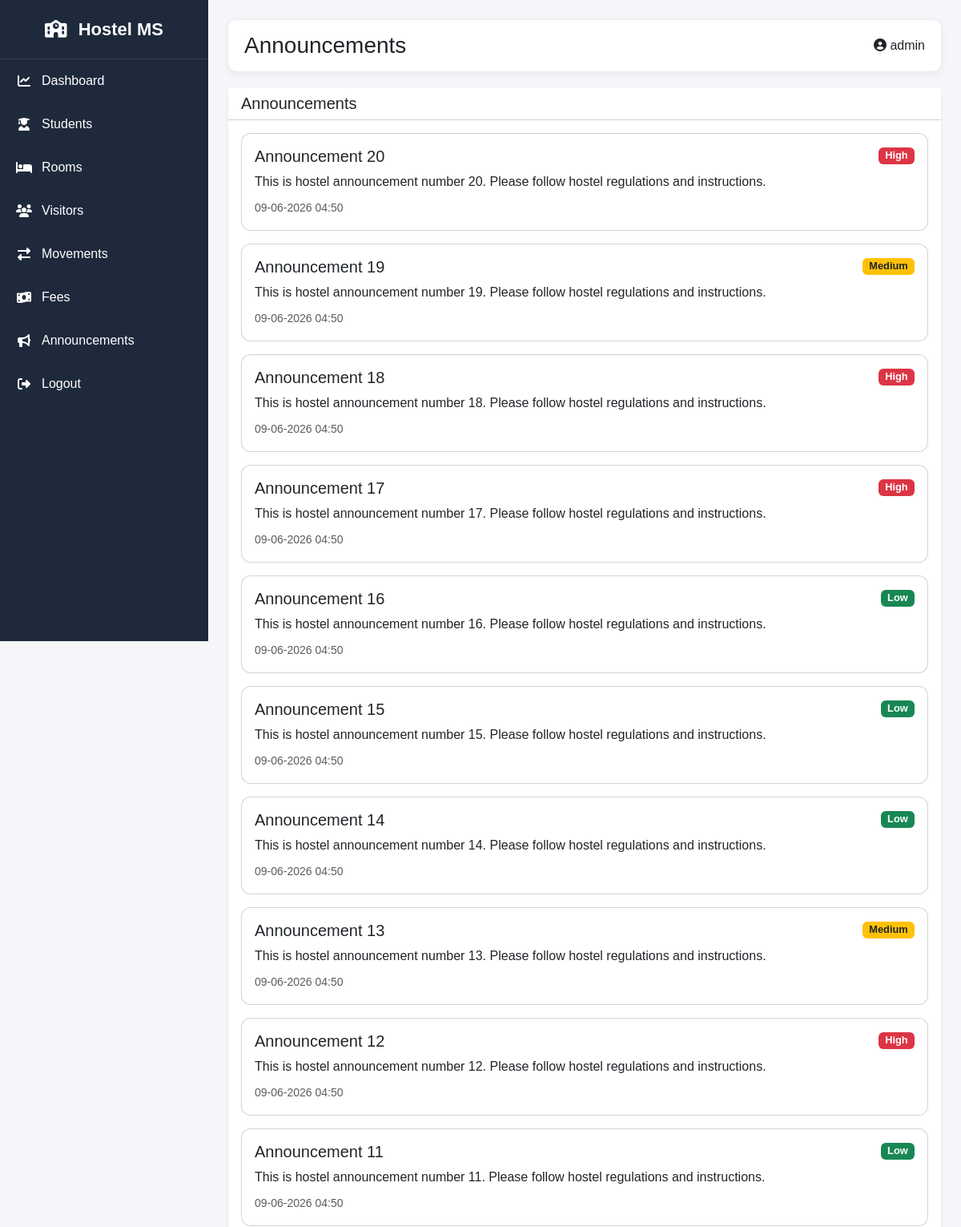
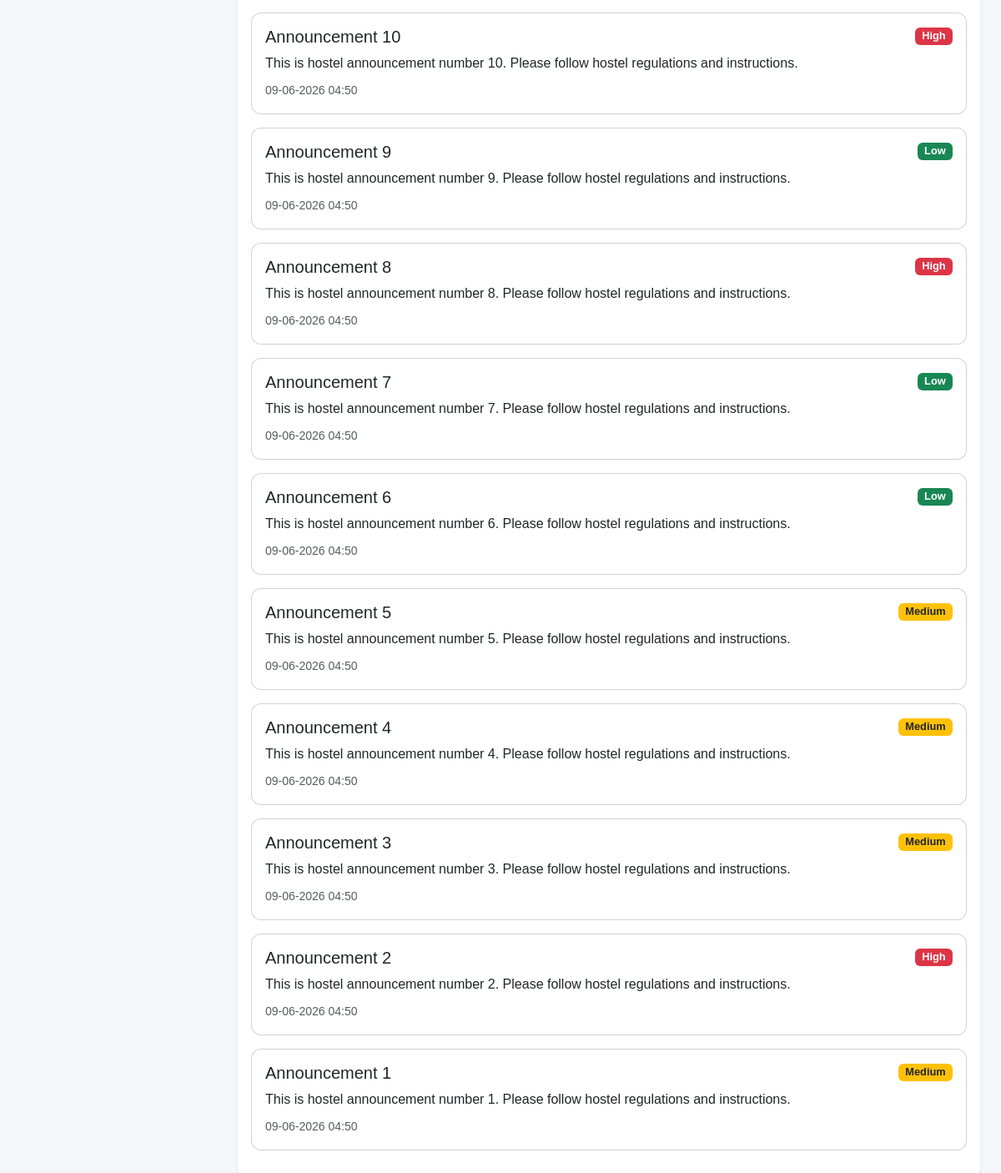
Page /announcements (signed in) on the committed database (2 pictures, top to bottom).
### models.py (models this page shows)
class Announcement(db.Model):
    __tablename__ = "announcements"
    id = db.Column(
        db.Integer,
        primary_key=True
    )
    title = db.Column(
        db.String(255),
        nullable=False
    )
    message = db.Column(
        db.Text,
        nullable=False
    )
    priority = db.Column(
        db.String(20),
        default="Low"
    )
    created_at = db.Column(
        db.DateTime,
        default=datetime.utcnow
    )

### routes/hostel_routes.py (the view)
@hostel_bp.route(
    "/announcements"
)
def announcements():
    if "user_id" not in session:
        return redirect(
            url_for(
                "auth.login"
            )
        )
    announcements = Announcement.query.order_by(
        Announcement.created_at.desc()
    ).all()
    return render_template(
        "announcements.html",
        announcements=announcements
    )

### templates/announcements.html (shortened to what this page needs)
{% extends "base.html" %}
{% block page_title %}
Announcements
{% endblock %}
{% block content %}
<div class="card border-0 shadow-sm">
    <div class="card-header bg-white">
        <h5 class="mb-0">
            Announcements
        </h5>
    </div>
    <div class="card-body">
        {% for announcement in announcements %}
        <div class="card mb-3">
            <div class="card-body">
                <div class="d-flex justify-content-between align-items-center mb-2">
                    <h5 class="mb-0">
                        {{ announcement.title }}
                    </h5>
                    {% if announcement.priority == 'High' %}
                    <span class="badge bg-danger">
                        High
                    </span>
                    {% elif announcement.priority == 'Medium' %}
                    <span class="badge bg-warning text-dark">
                        Medium
                    </span>
                    {% else %}
                    <span class="badge bg-success">
                        Low
                    </span>
                    {% endif %}
                </div>
                <p class="mb-2">
                    {{ announcement.message }}
                </p>
                <small class="text-muted">
                    {{ announcement.created_at.strftime('%d-%m-%Y %H:%M') }}
                </small>
            </div>
        </div>
        {% else %}
        <div class="alert alert-info mb-0">
            No announcements available.
        </div>
        {% endfor %}
    </div>
</div>
{% endblock %}

### templates/base.html (shortened to what this page needs)
<!DOCTYPE html>
<html lang="en">
<head>
    <link href="https://cdn.jsdelivr.net/npm/bootstrap@5.3.3/dist/css/bootstrap.min.css" rel="stylesheet">
    <link href="https://cdnjs.cloudflare.com/ajax/libs/font-awesome/6.5.2/css/all.min.css" rel="stylesheet">
    <link rel="stylesheet" href="{{ url_for('static', filename='css/style.css') }}">
</head>
<body>
{% if session.get('user_id') %}
<div class="wrapper">
    <aside class="sidebar">
        <div class="sidebar-header">
            <i class="fas fa-school"></i>
            <span>Hostel MS</span>
        </div>
        <ul class="sidebar-menu">
            <li>
                <a href="{{ url_for('dashboard.dashboard') }}">
                    <i class="fas fa-chart-line"></i>
                    <span>Dashboard</span>
                </a>
            </li>
            <li>
                <a href="{{ url_for('hostel.students') }}">
                    <i class="fas fa-user-graduate"></i>
                    <span>Students</span>
                </a>
            </li>
            <li>
                <a href="{{ url_for('hostel.rooms') }}">
                    <i class="fas fa-bed"></i>
                    <span>Rooms</span>
                </a>
            </li>
            <li>
                <a href="{{ url_for('hostel.visitors') }}">
                    <i class="fas fa-users"></i>
                    <span>Visitors</span>
                </a>
            </li>
            <li>
                <a href="{{ url_for('hostel.movements') }}">
                    <i class="fas fa-right-left"></i>
                    <span>Movements</span>
                </a>
            </li>
            <li>
                <a href="{{ url_for('hostel.fees') }}">
                    <i class="fas fa-money-bill-wave"></i>
                    <span>Fees</span>
                </a>
            </li>
            <li>
                <a href="{{ url_for('hostel.announcements') }}">
                    <i class="fas fa-bullhorn"></i>
                    <span>Announcements</span>
                </a>
            </li>
            <li>
                <a href="{{ url_for('auth.logout') }}">
                    <i class="fas fa-sign-out-alt"></i>
                    <span>Logout</span>
                </a>
            </li>
        </ul>
    </aside>
    <main class="main-content">
        <div class="topbar">
            <h3 class="mb-0">
                {% block page_title %}{% endblock %}
            </h3>
            <div>
                <i class="fas fa-user-circle"></i>
                {{ session.get('username') }}
            </div>
        </div>
        {% block content %}
        {% endblock %}
    </main>
</div>
{% else %}
{% block auth_content %}
{% endblock %}
{% endif %}
</body>
</html>

### static/css/style.css (style rules this page uses)
* { margin:0; padding:0; box-sizing:border-box; }
body { background:#f4f6f9; font-family:Arial,Helvetica,sans-serif; }
.wrapper { display:flex; min-height:100vh; }
.sidebar { width:260px; background:#1e293b; color:#fff; position:fixed; height:100vh; overflow-y:auto; }
.sidebar-header { padding:20px; font-size:22px; font-weight:700; text-align:center; border-bottom:1px solid rgba(255,255,255,0.1); }
.sidebar-header i { margin-right:8px; }
.sidebar-menu { list-style:none; padding:0; margin:0; }
.sidebar-menu li { width:100%; }
.sidebar-menu li a { display:flex; align-items:center; gap:12px; padding:15px 20px; color:#fff; text-decoration:none; transition:0.3s; }
.sidebar-menu li a i { width:20px; text-align:center; }
.main-content { margin-left:260px; width:calc(100% - 260px); padding:25px; }
.topbar { background:#fff; padding:15px 20px; border-radius:10px; box-shadow:0 2px 10px rgba(0,0,0,0.08); display:flex; justify-content:space-between; align-items:center; margin-bottom:20px; }
.card { border-radius:12px; }
.badge { font-size:0.8rem; }

### rows in the picture
Announcement: title "Announcement 20", priority "High", message "This is hostel announcement number 20. Please follow hostel regulations and instructions.", created_at "09-06-2026 04:50"
Announcement: title "Announcement 19", priority "Medium", message "This is hostel announcement number 19. Please follow hostel regulations and instructions.", created_at "09-06-2026 04:50"
Announcement: title "Announcement 18", priority "High", message "This is hostel announcement number 18. Please follow hostel regulations and instructions.", created_at "09-06-2026 04:50"
Announcement: title "Announcement 17", priority "High", message "This is hostel announcement number 17. Please follow hostel regulations and instructions.", created_at "09-06-2026 04:50"
Announcement: title "Announcement 16", priority "Low", message "This is hostel announcement number 16. Please follow hostel regulations and instructions.", created_at "09-06-2026 04:50"
Announcement: title "Announcement 15", priority "Low", message "This is hostel announcement number 15. Please follow hostel regulations and instructions.", created_at "09-06-2026 04:50"
Announcement: title "Announcement 14", priority "Low", message "This is hostel announcement number 14. Please follow hostel regulations and instructions.", created_at "09-06-2026 04:50"
Announcement: title "Announcement 13", priority "Medium", message "This is hostel announcement number 13. Please follow hostel regulations and instructions.", created_at "09-06-2026 04:50"
Announcement: title "Announcement 12", priority "High", message "This is hostel announcement number 12. Please follow hostel regulations and instructions.", created_at "09-06-2026 04:50"
Announcement: title "Announcement 11", priority "Low", message "This is hostel announcement number 11. Please follow hostel regulations and instructions.", created_at "09-06-2026 04:50"
Announcement: title "Announcement 10", priority "High", message "This is hostel announcement number 10. Please follow hostel regulations and instructions.", created_at "09-06-2026 04:50"
Announcement: title "Announcement 9", priority "Low", message "This is hostel announcement number 9. Please follow hostel regulations and instructions.", created_at "09-06-2026 04:50"
Announcement: title "Announcement 8", priority "High", message "This is hostel announcement number 8. Please follow hostel regulations and instructions.", created_at "09-06-2026 04:50"
Announcement: title "Announcement 7", priority "Low", message "This is hostel announcement number 7. Please follow hostel regulations and instructions.", created_at "09-06-2026 04:50"
Announcement: title "Announcement 6", priority "Low", message "This is hostel announcement number 6. Please follow hostel regulations and instructions.", created_at "09-06-2026 04:50"
Announcement: title "Announcement 5", priority "Medium", message "This is hostel announcement number 5. Please follow hostel regulations and instructions.", created_at "09-06-2026 04:50"
Announcement: title "Announcement 4", priority "Medium", message "This is hostel announcement number 4. Please follow hostel regulations and instructions.", created_at "09-06-2026 04:50"
Announcement: title "Announcement 3", priority "Medium", message "This is hostel announcement number 3. Please follow hostel regulations and instructions.", created_at "09-06-2026 04:50"
Announcement: title "Announcement 2", priority "High", message "This is hostel announcement number 2. Please follow hostel regulations and instructions.", created_at "09-06-2026 04:50"
Announcement: title "Announcement 1", priority "Medium", message "This is hostel announcement number 1. Please follow hostel regulations and instructions.", created_at "09-06-2026 04:50"

### other values in the picture
{{ session.get('username') }} "admin"
